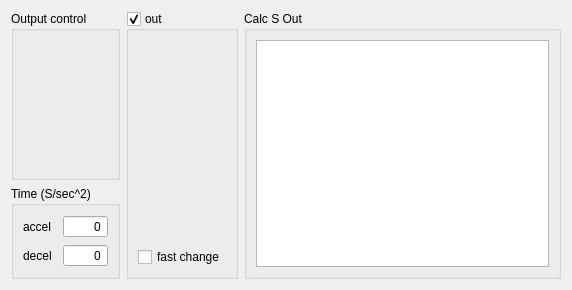
<?xml version="1.0" encoding="UTF-8"?>
<ui version="4.0">
 <class>WLSpindleWidget</class>
 <widget class="QDialog" name="WLSpindleWidget">
  <property name="geometry">
   <rect>
    <x>0</x>
    <y>0</y>
    <width>572</width>
    <height>290</height>
   </rect>
  </property>
  <property name="windowTitle">
   <string>Dialog</string>
  </property>
  <layout class="QGridLayout" name="gridLayout">
   <item row="0" column="1">
    <widget class="QGroupBox" name="groupBox_12">
     <property name="title">
      <string>Output control</string>
     </property>
     <layout class="QGridLayout" name="gridLayout_19">
      <item row="1" column="0">
       <widget class="WLEditIOWidget" name="editOutENBSpindle" native="true"/>
      </item>
      <item row="0" column="0">
       <widget class="WLEditIOWidget" name="editOutRUNSpindle" native="true"/>
      </item>
      <item row="2" column="0">
       <spacer name="verticalSpacer_2">
        <property name="orientation">
         <enum>Qt::Vertical</enum>
        </property>
        <property name="sizeHint" stdset="0">
         <size>
          <width>20</width>
          <height>40</height>
         </size>
        </property>
       </spacer>
      </item>
     </layout>
    </widget>
   </item>
   <item row="1" column="1">
    <widget class="QGroupBox" name="groupBox_10">
     <property name="title">
      <string>Time (S/sec^2)</string>
     </property>
     <layout class="QGridLayout" name="gridLayout_15">
      <item row="0" column="0">
       <widget class="QLabel" name="label_9">
        <property name="text">
         <string>accel</string>
        </property>
       </widget>
      </item>
      <item row="2" column="0">
       <widget class="QLabel" name="label_12">
        <property name="text">
         <string>decel</string>
        </property>
       </widget>
      </item>
      <item row="2" column="1">
       <widget class="QDoubleSpinBox" name="sbDecSOut">
        <property name="alignment">
         <set>Qt::AlignRight|Qt::AlignTrailing|Qt::AlignVCenter</set>
        </property>
        <property name="buttonSymbols">
         <enum>QAbstractSpinBox::NoButtons</enum>
        </property>
        <property name="decimals">
         <number>0</number>
        </property>
        <property name="maximum">
         <double>99999.000000000000000</double>
        </property>
        <property name="singleStep">
         <double>1.000000000000000</double>
        </property>
       </widget>
      </item>
      <item row="0" column="1">
       <widget class="QDoubleSpinBox" name="sbAccSOut">
        <property name="alignment">
         <set>Qt::AlignRight|Qt::AlignTrailing|Qt::AlignVCenter</set>
        </property>
        <property name="buttonSymbols">
         <enum>QAbstractSpinBox::NoButtons</enum>
        </property>
        <property name="decimals">
         <number>0</number>
        </property>
        <property name="maximum">
         <double>99999.000000000000000</double>
        </property>
        <property name="singleStep">
         <double>1.000000000000000</double>
        </property>
       </widget>
      </item>
     </layout>
    </widget>
   </item>
   <item row="0" column="3" rowspan="2">
    <widget class="QGroupBox" name="gbSOut">
     <property name="title">
      <string>out</string>
     </property>
     <property name="checkable">
      <bool>true</bool>
     </property>
     <layout class="QGridLayout" name="gridLayout_8">
      <item row="4" column="0">
       <widget class="QCheckBox" name="cbFastChangeSOut">
        <property name="text">
         <string>fast change</string>
        </property>
       </widget>
      </item>
      <item row="2" column="0">
       <widget class="WLEditIOWidget" name="editOutSAOUT" native="true"/>
      </item>
      <item row="1" column="0">
       <widget class="WLEditIOWidget" name="editOutSPWM" native="true"/>
      </item>
      <item row="0" column="0">
       <widget class="WLEditIOWidget" name="editOutSOUT" native="true"/>
      </item>
      <item row="3" column="0">
       <widget class="WLEditIOWidget" name="editOutSAxis" native="true"/>
      </item>
     </layout>
    </widget>
   </item>
   <item row="0" column="4" rowspan="2">
    <widget class="QGroupBox" name="gbCorrectSOut">
     <property name="title">
      <string>Calc S Out</string>
     </property>
     <property name="checkable">
      <bool>false</bool>
     </property>
     <layout class="QGridLayout" name="gridLayout_10">
      <item row="0" column="1">
       <widget class="QTableWidget" name="twCalcSout"/>
      </item>
     </layout>
    </widget>
   </item>
  </layout>
 </widget>
 <customwidgets>
  <customwidget>
   <class>WLEditIOWidget</class>
   <extends>QWidget</extends>
   <header>wleditiowidget.h</header>
   <container>1</container>
  </customwidget>
 </customwidgets>
 <resources/>
 <connections/>
</ui>
